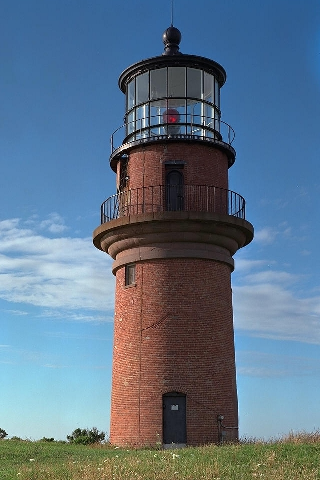
%> input picture poisson_matting/img/1.bmp, 320 x 480 px
$ octave run_pmating.m   (GNU Octave 9; MATLAB toolbox functions it lacks are replaced by stand-ins)
%> lines starting %> are read from the running program, lines starting %| are printed output that depends on the picture; in (x1, y1, x2, y2) boxes, pixels count from 0 and x2, y2 are one past the last pixel; in counts of white or black regions, pixels touching at a corner belong together; the program's own positions count from 1
### poisson_matting/find_nearestFB.m
function [F_undecided,B_undecided] = find_nearestFB( trimap, img )
% Input:
% 	- trimap: where 1 indicates foreground, 0 indicates background, 0.5 for undecided
% 	- img: input color image
% Output:
% 	- F_undecided: an image of F for all undecided pixels.
% 	- B_undecided: an image of B for.................................000
% all undecided pixels.


fIndex = trimap == 1;
bIndex = trimap == 0;
uIndex = trimap == 0.5;

% TODO: separate img to foreground part and background part

F_undecided = zeros(size(img));
B_undecided = zeros(size(img));

F = img .* fIndex;
B = img .* bIndex;


% TODO: for each undecided pixel, search for its nearest neighbor in F

fBound = getBoundary(trimap, 1, 0.5);

while ~fBound.isEmpty()
    p = fBound.remove();
    h = p(1);
    w = p(2);
    if trimap(h, w) == 1
        v = img(h, w);
    else
        v = F_undecided(h, w);
    end
    if trimap(h - 1, w) == 0.5
        F_undecided(h-1, w) = v;
        trimap(h-1, w) = 0.4;
        fBound.add([h-1,w]);
    end
    if trimap(h + 1, w) == 0.5
        F_undecided(h+1, w) = v;
        trimap(h+1, w) = 0.4;
        fBound.add([h+1,w]);
    end
    if trimap(h, w - 1) == 0.5
        F_undecided(h, w-1) = v;
        trimap(h, w-1) = 0.4;
        fBound.add([h,w-1]);
    end
    if trimap(h, w + 1) == 0.5
        F_undecided(h, w+1) = v;
        trimap(h, w+1) = 0.4;
        fBound.add([h,w+1]);
    end
end


% TODO: for each undecided pixel, search for its nearest neighbor in B

bBound = getBoundary(trimap, 0, 0.4);
while ~bBound.isEmpty()
    p = bBound.remove();
    h = p(1);
    w = p(2);
    if trimap(h, w) == 0
        v = img(h, w);
    else
        v = B_undecided(h, w);
    end
    if trimap(h - 1, w) == 0.4
        B_undecided(h-1, w) = v;
        trimap(h-1, w) = 0.5;
        bBound.add([h-1,w]);
    end
    if trimap(h + 1, w) == 0.4
        B_undecided(h+1, w) = v;
        trimap(h+1, w) = 0.5;
        bBound.add([h+1,w]);
    end
    if trimap(h, w - 1) == 0.4
        B_undecided(h, w-1) = v;
        trimap(h, w-1) = 0.5;
        bBound.add([h,w-1]);
    end
    if trimap(h, w + 1) == 0.4
        B_undecided(h, w+1) = v;
        trimap(h, w+1) = 0.5;
        bBound.add([h,w+1]);
    end
end

F_undecided = F_undecided + F;
B_undecided = B_undecided + B;


end

### poisson_matting/getBoundary.m
function [boundaryList] = getBoundary(trimap, target, crit)
import java.util.LinkedList

boundaryList = LinkedList();
h = size(trimap, 1);
w = size(trimap, 2);


for i = 2:h-1
    for j = 2:w-1
        if trimap(i,j) == target
            t1 = trimap(i, j-1);
            t2 = trimap(i, j+1);
            t3 = trimap(i-1, j);
            t4 = trimap(i+1, j);
            if t1 == crit || t2 == crit || t3 == crit || t4 == crit
                boundaryList.add([i,j]);
            end
        end
    end
end


end

### poisson_matting/run_pmating.m

% input image
img     = im2double( imread('img/1.bmp') );
oriImg = img;

% input trimap
trimap  = im2double( imread('img/1-mask.bmp') );
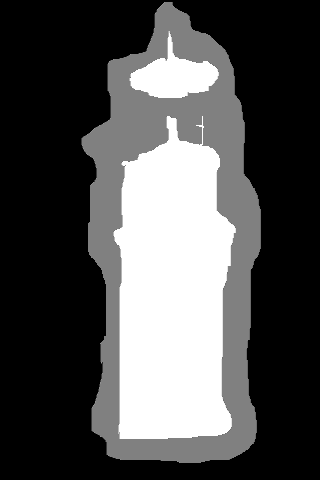
%> input picture poisson_matting/img/1-mask.bmp, 320 x 480 px
%> trimap: size 480x320x3 double; min 0, max 1, mean 0.314
trimap  = trimap(:,:,1);
%> trimap: size 480x320 double
% make trimap value to standard. 1 - foregournd; 0 - background; 0.5 - undecided.
trimap(trimap>0.8) = 1;
%> trimap: size 480x320 double; min 0, max 1, mean 0.314; mean of the top-left, top-right, bottom-left and bottom-right quarters 0.209, 0.342, 0.276, 0.431
trimap(trimap<0.2) = 0;
trimap(trimap>0.2 & trimap<0.8) = 0.5;
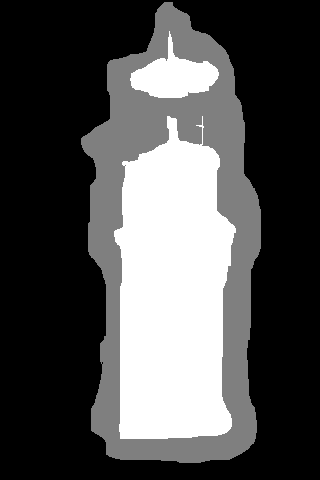
%> trimap: size 480x320 double; min 0, max 1, mean 0.314; mean of the top-left, top-right, bottom-left and bottom-right quarters 0.209, 0.342, 0.275, 0.431

if size(img,3) == 3
    img = rgb2gray(img);
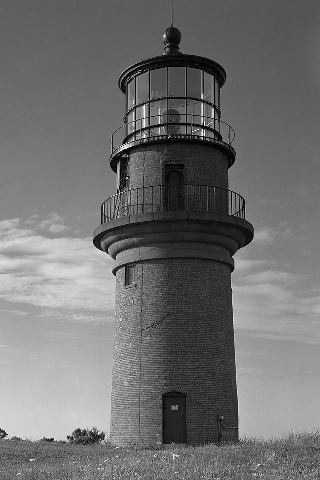
%> img: size 480x320 double; min 0, max 1, mean 0.441
end

% set parameters for iterations, you can change
maxIters = 1;

% TODO: initialize F and B, both are gray-scale image according to paper
% for 'definite foreground' pixels, F is value of img, B is zeros.
% for 'definite background' pixels, B is value of img, F is zeros.
% for 'undecided' pixels, F is the color of its nearest 'definite foreground' pixel
% for 'undecided' pixels, B is the color of its nearest 'definite background' pixel
[F,B] = find_nearestFB( trimap, img );
%> in find_nearestFB, `fIndex = trimap == 1;`:
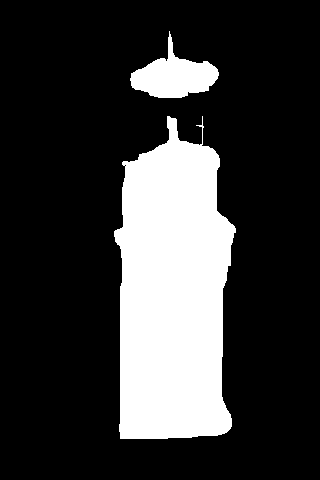
%> fIndex: size 480x320 logical; 21.5% white; 2 white regions, box (x1, y1, x2, y2) and area: (114, 116, 236, 439) 30214, (130, 31, 219, 98) 2794
%> in find_nearestFB, `bIndex = trimap == 0;`:
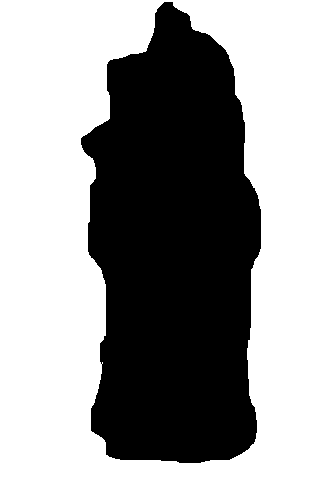
%> bIndex: size 480x320 logical; 58.7% white; 1 black region, box (x1, y1, x2, y2) and area: (81, 2, 261, 463) 63455
%> in find_nearestFB, `uIndex = trimap == 0.5;`:
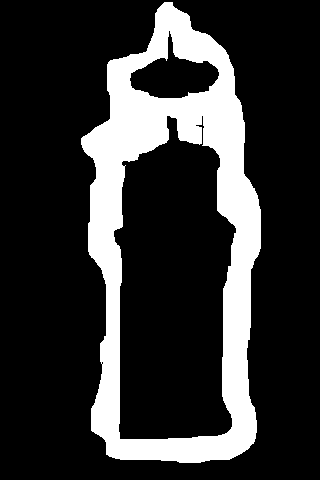
%> uIndex: size 480x320 logical; 19.8% white; 1 white region, box (x1, y1, x2, y2) and area: (81, 2, 261, 463) 30445
%> in find_nearestFB, `B = img .* bIndex;`:
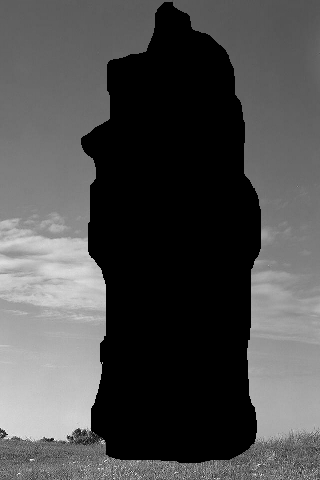
%> B: size 480x320 double; min 0, max 0.99, mean 0.303
%> the run ends on the next line
